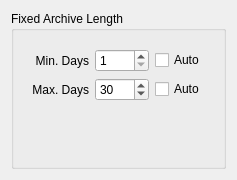
<?xml version="1.0" encoding="UTF-8"?>
<ui version="4.0">
 <class>ArchiveLengthWidget</class>
 <widget class="QWidget" name="ArchiveLengthWidget">
  <property name="geometry">
   <rect>
    <x>0</x>
    <y>0</y>
    <width>214</width>
    <height>180</height>
   </rect>
  </property>
  <property name="windowTitle">
   <string>Form</string>
  </property>
  <layout class="QVBoxLayout" name="verticalLayout">
   <item>
    <widget class="QGroupBox" name="archiveGroupBox">
     <property name="title">
      <string>Fixed Archive Length</string>
     </property>
     <property name="flat">
      <bool>true</bool>
     </property>
     <layout class="QVBoxLayout" name="verticalLayout_2">
      <property name="spacing">
       <number>16</number>
      </property>
      <item>
       <widget class="QWidget" name="widget_2" native="true">
        <property name="sizePolicy">
         <sizepolicy hsizetype="Maximum" vsizetype="Maximum">
          <horstretch>0</horstretch>
          <verstretch>0</verstretch>
         </sizepolicy>
        </property>
        <layout class="QGridLayout" name="gridLayout_3">
         <item row="0" column="0">
          <widget class="QLabel" name="label_7">
           <property name="text">
            <string>Min. Days</string>
           </property>
           <property name="alignment">
            <set>Qt::AlignRight|Qt::AlignTrailing|Qt::AlignVCenter</set>
           </property>
           <property name="buddy">
            <cstring>spinBoxMinDays</cstring>
           </property>
          </widget>
         </item>
         <item row="0" column="1">
          <widget class="QSpinBox" name="spinBoxMinDays">
           <property name="minimum">
            <number>1</number>
           </property>
           <property name="maximum">
            <number>1000</number>
           </property>
          </widget>
         </item>
         <item row="0" column="2">
          <widget class="QCheckBox" name="checkBoxMinArchive">
           <property name="sizePolicy">
            <sizepolicy hsizetype="Preferred" vsizetype="Fixed">
             <horstretch>0</horstretch>
             <verstretch>0</verstretch>
            </sizepolicy>
           </property>
           <property name="text">
            <string>Auto</string>
           </property>
          </widget>
         </item>
         <item row="1" column="0">
          <widget class="QLabel" name="label_6">
           <property name="text">
            <string>Max. Days</string>
           </property>
           <property name="alignment">
            <set>Qt::AlignRight|Qt::AlignTrailing|Qt::AlignVCenter</set>
           </property>
           <property name="buddy">
            <cstring>spinBoxMaxDays</cstring>
           </property>
          </widget>
         </item>
         <item row="1" column="1">
          <widget class="QSpinBox" name="spinBoxMaxDays">
           <property name="minimum">
            <number>1</number>
           </property>
           <property name="maximum">
            <number>9999</number>
           </property>
           <property name="value">
            <number>30</number>
           </property>
          </widget>
         </item>
         <item row="1" column="2">
          <widget class="QCheckBox" name="checkBoxMaxArchive">
           <property name="sizePolicy">
            <sizepolicy hsizetype="Preferred" vsizetype="Fixed">
             <horstretch>0</horstretch>
             <verstretch>0</verstretch>
            </sizepolicy>
           </property>
           <property name="text">
            <string>Auto</string>
           </property>
          </widget>
         </item>
        </layout>
       </widget>
      </item>
      <item>
       <spacer name="verticalSpacer_6">
        <property name="orientation">
         <enum>Qt::Vertical</enum>
        </property>
        <property name="sizeHint" stdset="0">
         <size>
          <width>0</width>
          <height>0</height>
         </size>
        </property>
       </spacer>
      </item>
     </layout>
    </widget>
   </item>
  </layout>
 </widget>
 <resources/>
 <connections/>
</ui>
